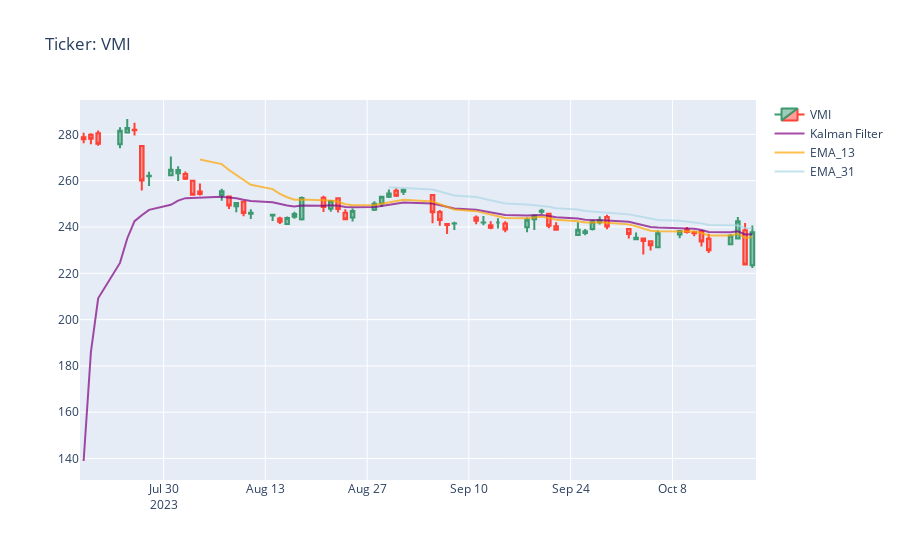
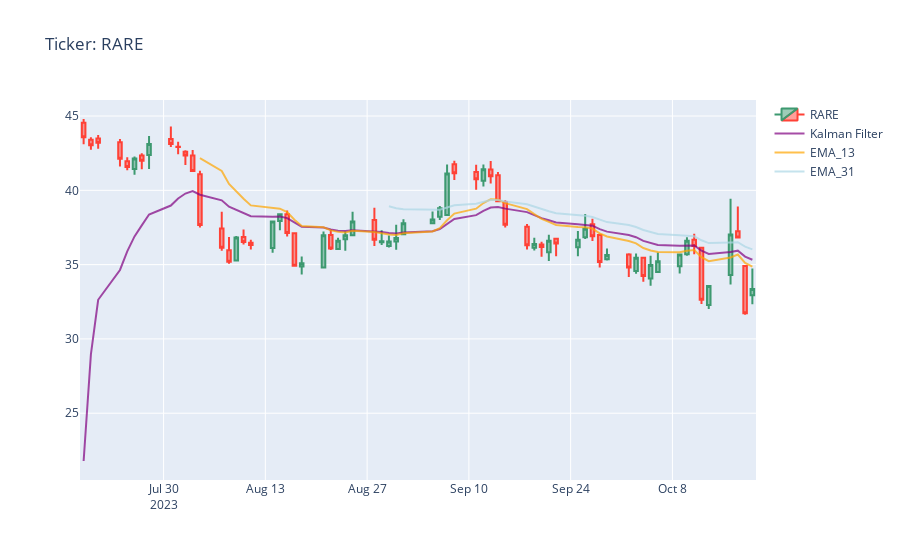
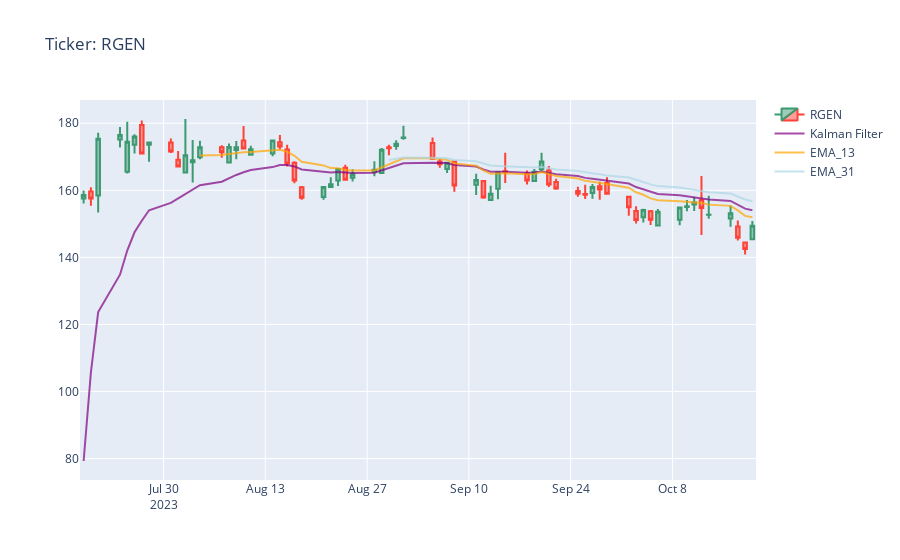
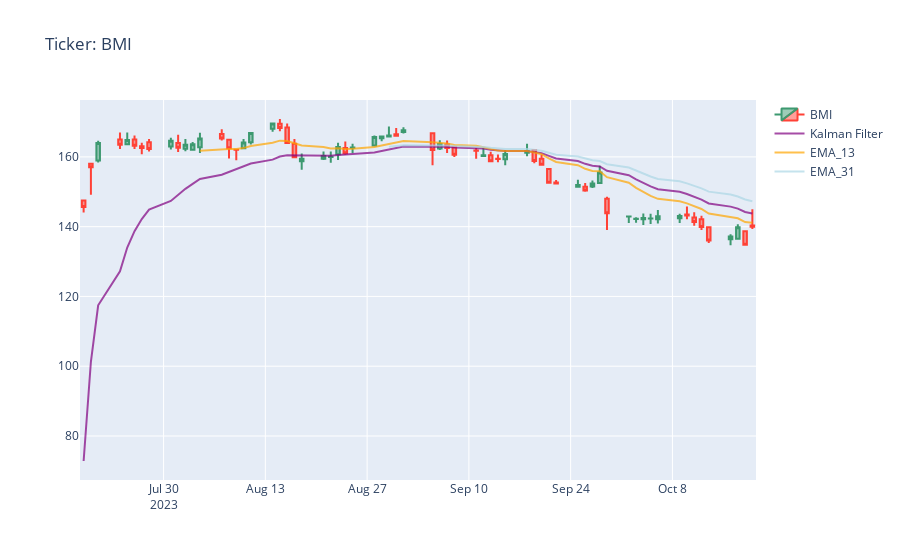

These figures' notebook cell, in order:
### Markdown cell above
# Exit Points

### Code cell
print('\n Exit Points')
for i,v in [(v,yf.download(tickers=v, period='3mo', interval='1d')) for i,v in List.top_movers.items()]:
    try:
        #calculate_symbol(v)
        if (calculate_symbol(v)[9] == True) & (calculate_symbol(v)[4] >= "50"):
            print(f'\n\nTicker: {i}\n\n "Entry Point"  AMAT &  (EMA_13 > Kalman) & (Choppiness >= 50):',calculate_symbol(v)[8])
            print(' "Exit Point"  ~AMAT & ~(EMA_13 > Kalman):',calculate_symbol(v)[9])
            print('\n\nClose:',calculate_symbol(v)[1])
            print('Ichimoku 9-Day Forecast:',calculate_symbol(v)[2])
            print('Ichimoku 26-Day Forecast:',calculate_symbol(v)[3])
            print('Choppiness (%):',calculate_symbol(v)[4])
            print('RSI:',calculate_symbol(v)[5])
            print('Archer MA Trending:',calculate_symbol(v)[6])
            print('EMA_13 > Kalman:',calculate_symbol(v)[7])
            print('Low > Kalman:',calculate_symbol(v)[10])
            plot(v.tail(90),i)
        else:pass
    except:pass
